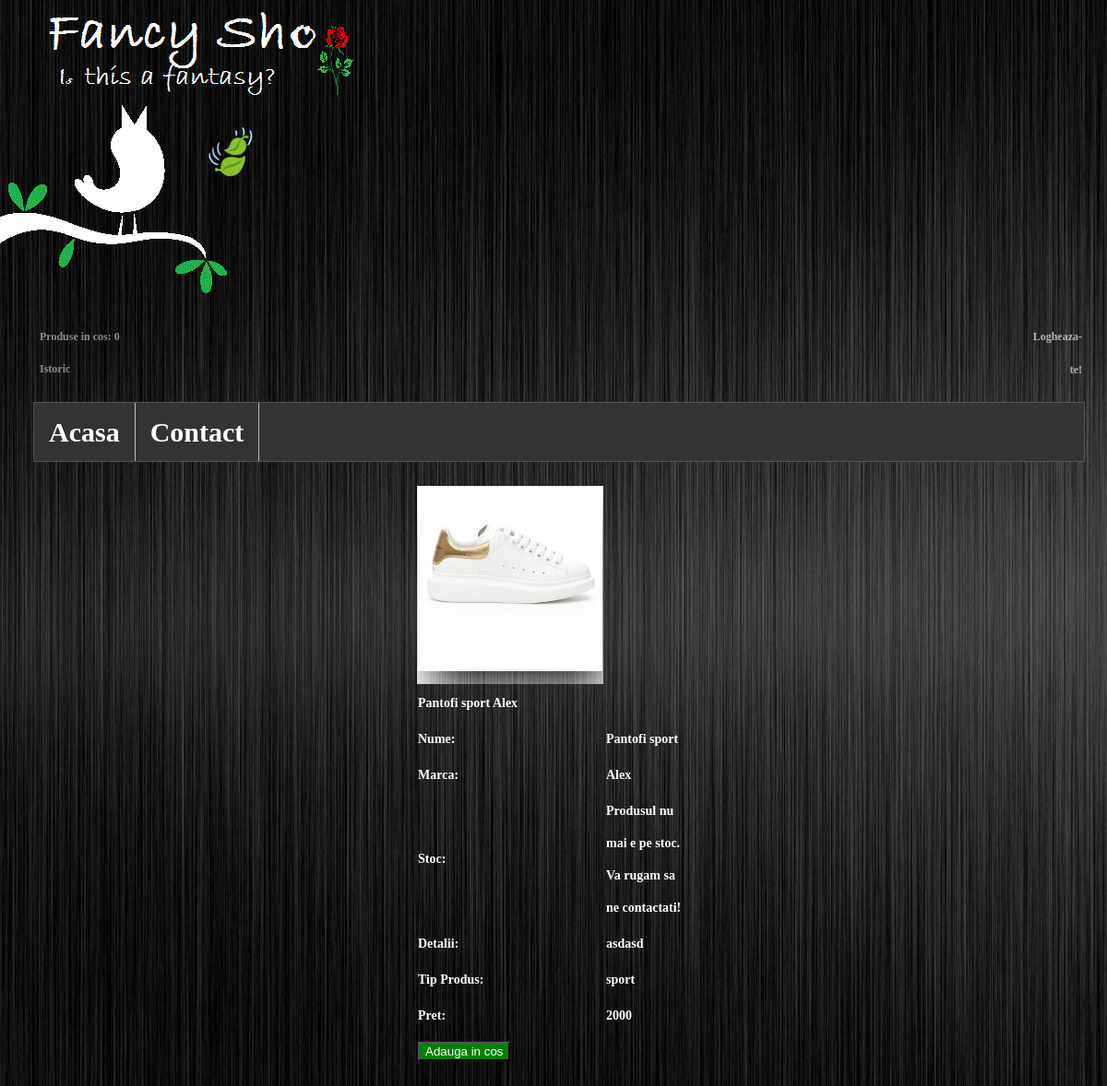
/entry/1/, run on the app's committed database.
### produse/models.py (models this page shows)
class Produse(models.Model):
    nume = models.CharField(max_length=60)
    marca = models.CharField(max_length=30)
    poza = models.ImageField(upload_to='poze/', default='poze/none.png',
                                  null=True, blank=True)
    descriere = models.TextField()
    pret = models.FloatField()
    stoc = models.IntegerField(default=0)
    tip = models.CharField(max_length=6, choices=tip_CHOICES, default='sport')

### produse/views.py (the view)
# urls.py: path('entry/<int:produs_id>/', pv.entry_detail, name='entry'),
def entry_detail(request,produs_id):
  try:
    produs=Produse.objects.get(id=produs_id)
  except:
    raise Http404("Produsul nu mai exista in momentul de fata spre vanzare.")
  else:
    cart = _extragere_cos(request)
    return render(request,'entry_detail.html',{'produs':produs,'cos':sum(cart.values()),
                                               'username':request.user.username})

### produse/views.py (called while the page is built)
def _extragere_cos(request):
  if not request.session.has_key('cart'):
    return {}
  else:
    return request.session['cart']

### templates/entry_detail.html
{% extends "./base.html" %}
{% load static %}
{% block content %}
<div class="entry-view">
    <table>
        <tr><td class="span-image blur-image" ><img class="blur-image" src="{% static produs.poza.url %}" /></td></tr>
        <tr><td>{{produs.nume}} {{produs.marca}}</td></tr>
        <tr><td> Nume:</td> <td>{{produs.nume}} </td></tr>
        <tr><td> Marca:</td> <td>{{produs.marca}}</td> </tr>
        {%if produs.stoc != 0 %}
             <tr><td> Stoc:</td> <td>{{produs.stoc}}</td> </tr>
        {% else %}
             <tr><td> Stoc:</td><td> Produsul nu mai e pe stoc. Va rugam sa ne contactati!</td> </tr>
        {% endif %}
        <tr><td> Detalii:</td> <td>{{produs.descriere}}</td></tr>
        <tr><td> Tip Produs:</td> <td>{{produs.tip}}</td></tr>
        <tr><td> Pret:</td> <td>{{produs.pret|cut:".0"}}</td></tr>
        <tr><td><button onclick="window.location.href = '{% url 'adauga_cos' produs.id%}';">Adauga in cos</button></td></tr>
    </table>
</div>
{% endblock content %}

### static/main.css (style rules this page uses)
button { background-color: green; color: white; }
.blur-image { -webkit-box-shadow: inset 8px 16px 44px 10px rgba(250,250,250,1); -moz-box-shadow: inset 8px 16px 44px 10px rgba(250,250,250,1); box-shadow: inset 8px 16px 44px 10px rgba(250,250,250,1); }
.span-image.blur-image { column-span: all; }
.entry-view { width: 25%; margin: 2% 5%; display: inline-grid; text-align:left; grid-template-columns: auto auto auto auto; grid-template-rows: auto; }

### data on the page
Produse: poza (picture), nume "Pantofi sport", marca "Alex", descriere "asdasd", tip "sport", pret "2000"

### other printed values
{{ cos }} "0"
